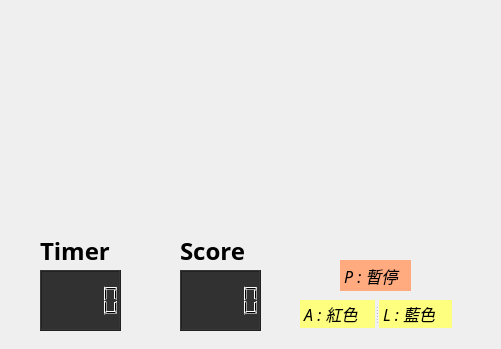
<?xml version="1.0" encoding="UTF-8"?>
<ui version="4.0">
 <class>newwindow</class>
 <widget class="QWidget" name="newwindow">
  <property name="geometry">
   <rect>
    <x>0</x>
    <y>0</y>
    <width>501</width>
    <height>349</height>
   </rect>
  </property>
  <property name="windowTitle">
   <string>Form</string>
  </property>
  <widget class="QLCDNumber" name="lcdNumber">
   <property name="geometry">
    <rect>
     <x>40</x>
     <y>270</y>
     <width>81</width>
     <height>61</height>
    </rect>
   </property>
   <property name="font">
    <font>
     <family>Academy Engraved LET</family>
     <pointsize>11</pointsize>
    </font>
   </property>
   <property name="styleSheet">
    <string notr="true">background-color: rgb(49, 49, 49);</string>
   </property>
  </widget>
  <widget class="QLabel" name="label">
   <property name="geometry">
    <rect>
     <x>40</x>
     <y>230</y>
     <width>81</width>
     <height>41</height>
    </rect>
   </property>
   <property name="font">
    <font>
     <family>Algerian</family>
     <pointsize>18</pointsize>
     <weight>75</weight>
     <bold>true</bold>
    </font>
   </property>
   <property name="styleSheet">
    <string notr="true"/>
   </property>
   <property name="text">
    <string>Timer</string>
   </property>
  </widget>
  <widget class="QLabel" name="label_2">
   <property name="geometry">
    <rect>
     <x>180</x>
     <y>230</y>
     <width>81</width>
     <height>41</height>
    </rect>
   </property>
   <property name="font">
    <font>
     <family>Algerian</family>
     <pointsize>18</pointsize>
     <weight>75</weight>
     <bold>true</bold>
    </font>
   </property>
   <property name="styleSheet">
    <string notr="true"/>
   </property>
   <property name="text">
    <string>Score</string>
   </property>
  </widget>
  <widget class="QLCDNumber" name="lcdNumber_2">
   <property name="geometry">
    <rect>
     <x>180</x>
     <y>270</y>
     <width>81</width>
     <height>61</height>
    </rect>
   </property>
   <property name="font">
    <font>
     <family>Academy Engraved LET</family>
     <pointsize>11</pointsize>
    </font>
   </property>
   <property name="styleSheet">
    <string notr="true">background-color: rgb(49, 49, 49);</string>
   </property>
  </widget>
  <widget class="QLabel" name="label_5">
   <property name="geometry">
    <rect>
     <x>340</x>
     <y>260</y>
     <width>71</width>
     <height>31</height>
    </rect>
   </property>
   <property name="font">
    <font>
     <family>Viner Hand ITC</family>
     <pointsize>12</pointsize>
     <italic>true</italic>
    </font>
   </property>
   <property name="styleSheet">
    <string notr="true">background-color: rgb(255, 170, 127);</string>
   </property>
   <property name="text">
    <string> P : 暫停</string>
   </property>
  </widget>
  <widget class="QSplitter" name="splitter">
   <property name="geometry">
    <rect>
     <x>300</x>
     <y>300</y>
     <width>152</width>
     <height>28</height>
    </rect>
   </property>
   <property name="orientation">
    <enum>Qt::Horizontal</enum>
   </property>
   <widget class="QLabel" name="label_3">
    <property name="font">
     <font>
      <family>Viner Hand ITC</family>
      <pointsize>12</pointsize>
      <italic>true</italic>
     </font>
    </property>
    <property name="styleSheet">
     <string notr="true">background-color: rgb(255, 255, 127);</string>
    </property>
    <property name="text">
     <string> A : 紅色</string>
    </property>
   </widget>
   <widget class="QLabel" name="label_4">
    <property name="font">
     <font>
      <family>Viner Hand ITC</family>
      <pointsize>12</pointsize>
      <italic>true</italic>
     </font>
    </property>
    <property name="styleSheet">
     <string notr="true">background-color: rgb(255, 255, 127);</string>
    </property>
    <property name="text">
     <string> L : 藍色</string>
    </property>
   </widget>
  </widget>
  <widget class="QLabel" name="label_6">
   <property name="geometry">
    <rect>
     <x>40</x>
     <y>20</y>
     <width>411</width>
     <height>311</height>
    </rect>
   </property>
   <property name="text">
    <string/>
   </property>
  </widget>
 </widget>
 <resources/>
 <connections/>
</ui>
